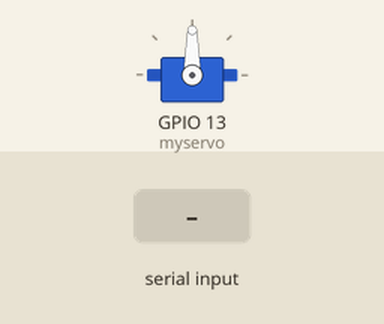
A sketch run on a simulated ESP32. Parts: servo. The test bench sets the inputs (shaded band). Nothing arrives over Bluetooth unless stated; what the sketch prints to the serial monitor is not drawn.

Above: at 1.2 s.
1.3 s: "90,45\n" received over the second serial link
At 2.0 s:
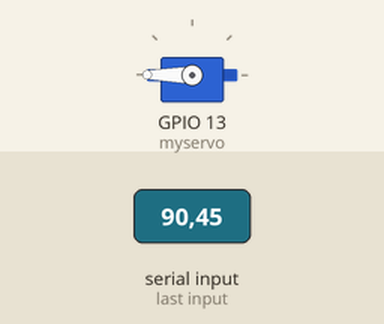
7.3 s: "30,150\n" received over the second serial link
At 7.8 s:
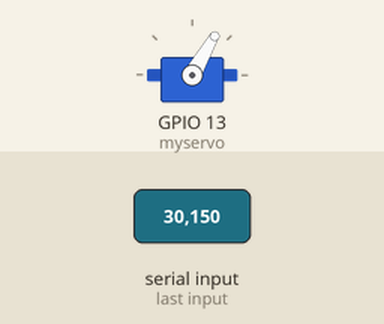
At 12.9 s:
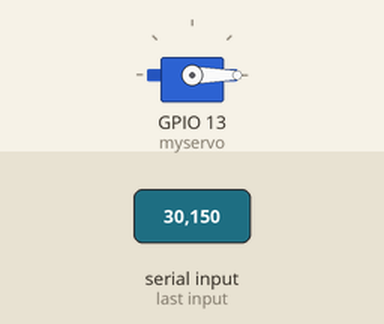
Timing chart, 0 to 14.4 s (numbered marks = the images above; inputs shaded):
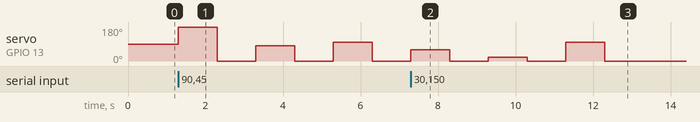

Measured:
- after the input at 1.3 s, servo on GPIO 13 (myservo): 90° → 180° at once, → 0° 1.0 s later, → 80° 1.0 s later, → 0° 1.0 s later, … (6 changes in this stretch)
- after the input at 7.3 s, servo on GPIO 13 (myservo): 0° → 60° at once, → 0° 1.0 s later, → 20° 1.0 s later, → 0° 1.0 s later, … (6 changes in this stretch)

The sketch:

main.ino
```cpp
#include "BluetoothSerial.h"
#include <Servo.h>

#if !defined(CONFIG_BT_ENABLED) || !defined(CONFIG_BLUEDROID_ENABLED)
#error Bluetooth is not enabled! Please run `make menuconfig` to and enable it
#endif

Servo myservo;  //Servoオブジェクトを作成
BluetoothSerial SerialBT;

int servoPin = 13;

void setup()
{
    Serial.begin(115200);
    SerialBT.begin("esp");  //Bluetooth device name
    Serial.println("The device started, now you can pair it with bluetooth!");
    //
    //  pinMode(4, OUTPUT);
    //  pinMode(5, OUTPUT);

    myservo.attach(13);  //13番ピンにサーボ制御線（オレンジ）を接続

    //  digitalWrite(4, HIGH);
}

void loop()
{

    //  Serial.write(cnt);
    //  Serial.println("Serial");  //ArduinoIDEのシリアルポートに出力

    if (SerialBT.available()) {
        char buf = SerialBT.read();
        if (buf > '0' && buf <= '9') {
            Serial.write(buf);

            int deg = (buf - '0') * 20;

            myservo.write(deg);

            delay(1000);

            myservo.write(0);


            delay(1000);
        }
    }


    //        if(buf == 'l') {
    //            deg += 2;
    ////          digitalWrite(4, LOW);
    //        }else if(buf == 'h'){
    //            deg -= 2;
    ////          myservo.write(180); //180度へ回転
    ////          delay(1000);
    ////          myservo.write(0); //元に戻る
    ////          delay(1000);
    ////          digitalWrite(4, HIGH);
    //
}
```
